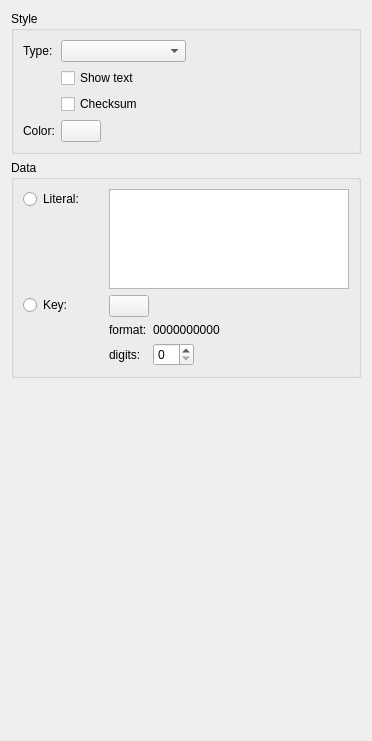
     <widget class="QWidget" name="barcodePage">
      <attribute name="title">
       <string>Barcode</string>
      </attribute>
      <layout class="QGridLayout" name="gridLayout_14">
       <item row="2" column="0">
        <spacer name="verticalSpacer_4">
         <property name="orientation">
          <enum>Qt::Vertical</enum>
         </property>
         <property name="sizeHint" stdset="0">
          <size>
           <width>20</width>
           <height>352</height>
          </size>
         </property>
        </spacer>
       </item>
       <item row="0" column="0">
        <widget class="QGroupBox" name="groupBox_7">
         <property name="title">
          <string>Style</string>
         </property>
         <layout class="QGridLayout" name="gridLayout_9">
          <item row="0" column="0">
           <layout class="QFormLayout" name="formLayout_6">
            <item row="0" column="0">
             <widget class="QLabel" name="label_20">
              <property name="text">
               <string>Type:</string>
              </property>
             </widget>
            </item>
            <item row="0" column="1">
             <widget class="QComboBox" name="barcodeTypeCombo"/>
            </item>
            <item row="1" column="1">
             <widget class="QCheckBox" name="barcodeShowTextCheck">
              <property name="text">
               <string>Show text</string>
              </property>
             </widget>
            </item>
            <item row="2" column="1">
             <widget class="QCheckBox" name="barcodeChecksumCheck">
              <property name="text">
               <string>Checksum</string>
              </property>
             </widget>
            </item>
            <item row="3" column="0">
             <widget class="QLabel" name="label_23">
              <property name="text">
               <string>Color:</string>
              </property>
             </widget>
            </item>
            <item row="3" column="1">
             <layout class="QHBoxLayout" name="horizontalLayout_22">
              <item>
               <widget class="ColorButton" name="barcodeColorButton">
                <property name="text">
                 <string/>
                </property>
               </widget>
              </item>
              <item>
               <spacer name="horizontalSpacer_18">
                <property name="orientation">
                 <enum>Qt::Horizontal</enum>
                </property>
                <property name="sizeHint" stdset="0">
                 <size>
                  <width>40</width>
                  <height>20</height>
                 </size>
                </property>
               </spacer>
              </item>
             </layout>
            </item>
           </layout>
          </item>
          <item row="0" column="1">
           <spacer name="horizontalSpacer_14">
            <property name="orientation">
             <enum>Qt::Horizontal</enum>
            </property>
            <property name="sizeHint" stdset="0">
             <size>
              <width>40</width>
              <height>20</height>
             </size>
            </property>
           </spacer>
          </item>
         </layout>
        </widget>
       </item>
       <item row="1" column="0">
        <widget class="QGroupBox" name="groupBox_8">
         <property name="title">
          <string>Data</string>
         </property>
         <layout class="QGridLayout" name="gridLayout_10">
          <item row="0" column="0">
           <layout class="QFormLayout" name="formLayout_12">
            <item row="0" column="0">
             <layout class="QVBoxLayout" name="verticalLayout_2">
              <item>
               <widget class="QRadioButton" name="barcodeLiteralRadio">
                <property name="sizePolicy">
                 <sizepolicy hsizetype="Minimum" vsizetype="Fixed">
                  <horstretch>0</horstretch>
                  <verstretch>0</verstretch>
                 </sizepolicy>
                </property>
                <property name="minimumSize">
                 <size>
                  <width>80</width>
                  <height>0</height>
                 </size>
                </property>
                <property name="text">
                 <string>Literal:</string>
                </property>
               </widget>
              </item>
              <item>
               <spacer name="verticalSpacer">
                <property name="orientation">
                 <enum>Qt::Vertical</enum>
                </property>
                <property name="sizeHint" stdset="0">
                 <size>
                  <width>20</width>
                  <height>40</height>
                 </size>
                </property>
               </spacer>
              </item>
             </layout>
            </item>
            <item row="0" column="1">
             <widget class="QPlainTextEdit" name="barcodeTextEdit">
              <property name="sizePolicy">
               <sizepolicy hsizetype="Preferred" vsizetype="Fixed">
                <horstretch>0</horstretch>
                <verstretch>0</verstretch>
               </sizepolicy>
              </property>
              <property name="maximumSize">
               <size>
                <width>240</width>
                <height>100</height>
               </size>
              </property>
             </widget>
            </item>
            <item row="1" column="0">
             <layout class="QVBoxLayout" name="verticalLayout_4">
              <item>
               <widget class="QRadioButton" name="barcodeKeyRadio">
                <property name="sizePolicy">
                 <sizepolicy hsizetype="Minimum" vsizetype="Fixed">
                  <horstretch>0</horstretch>
                  <verstretch>0</verstretch>
                 </sizepolicy>
                </property>
                <property name="minimumSize">
                 <size>
                  <width>80</width>
                  <height>0</height>
                 </size>
                </property>
                <property name="text">
                 <string>Key:</string>
                </property>
               </widget>
              </item>
              <item>
               <spacer name="verticalSpacer_2">
                <property name="orientation">
                 <enum>Qt::Vertical</enum>
                </property>
                <property name="sizeHint" stdset="0">
                 <size>
                  <width>20</width>
                  <height>40</height>
                 </size>
                </property>
               </spacer>
              </item>
             </layout>
            </item>
            <item row="1" column="1">
             <layout class="QVBoxLayout" name="verticalLayout_3">
              <item>
               <layout class="QHBoxLayout" name="horizontalLayout_16">
                <item>
                 <widget class="FieldButton" name="barcodeFieldButton">
                  <property name="text">
                   <string/>
                  </property>
                 </widget>
                </item>
                <item>
                 <spacer name="horizontalSpacer_13">
                  <property name="orientation">
                   <enum>Qt::Horizontal</enum>
                  </property>
                  <property name="sizeHint" stdset="0">
                   <size>
                    <width>40</width>
                    <height>20</height>
                   </size>
                  </property>
                 </spacer>
                </item>
               </layout>
              </item>
              <item>
               <layout class="QGridLayout" name="gridLayout_11">
                <item row="0" column="0">
                 <widget class="QLabel" name="label_21">
                  <property name="text">
                   <string>format:</string>
                  </property>
                 </widget>
                </item>
                <item row="0" column="1">
                 <widget class="QLabel" name="barcodeFormatLabel">
                  <property name="text">
                   <string>0000000000</string>
                  </property>
                 </widget>
                </item>
                <item row="1" column="0">
                 <widget class="QLabel" name="label_24">
                  <property name="text">
                   <string>digits:</string>
                  </property>
                 </widget>
                </item>
                <item row="1" column="1">
                 <layout class="QHBoxLayout" name="horizontalLayout_15">
                  <item>
                   <widget class="QSpinBox" name="barcodeDigitsSpin"/>
                  </item>
                  <item>
                   <spacer name="horizontalSpacer_12">
                    <property name="orientation">
                     <enum>Qt::Horizontal</enum>
                    </property>
                    <property name="sizeHint" stdset="0">
                     <size>
                      <width>40</width>
                      <height>20</height>
                     </size>
                    </property>
                   </spacer>
                  </item>
                 </layout>
                </item>
               </layout>
              </item>
             </layout>
            </item>
           </layout>
          </item>
         </layout>
        </widget>
       </item>
      </layout>
     </widget>
